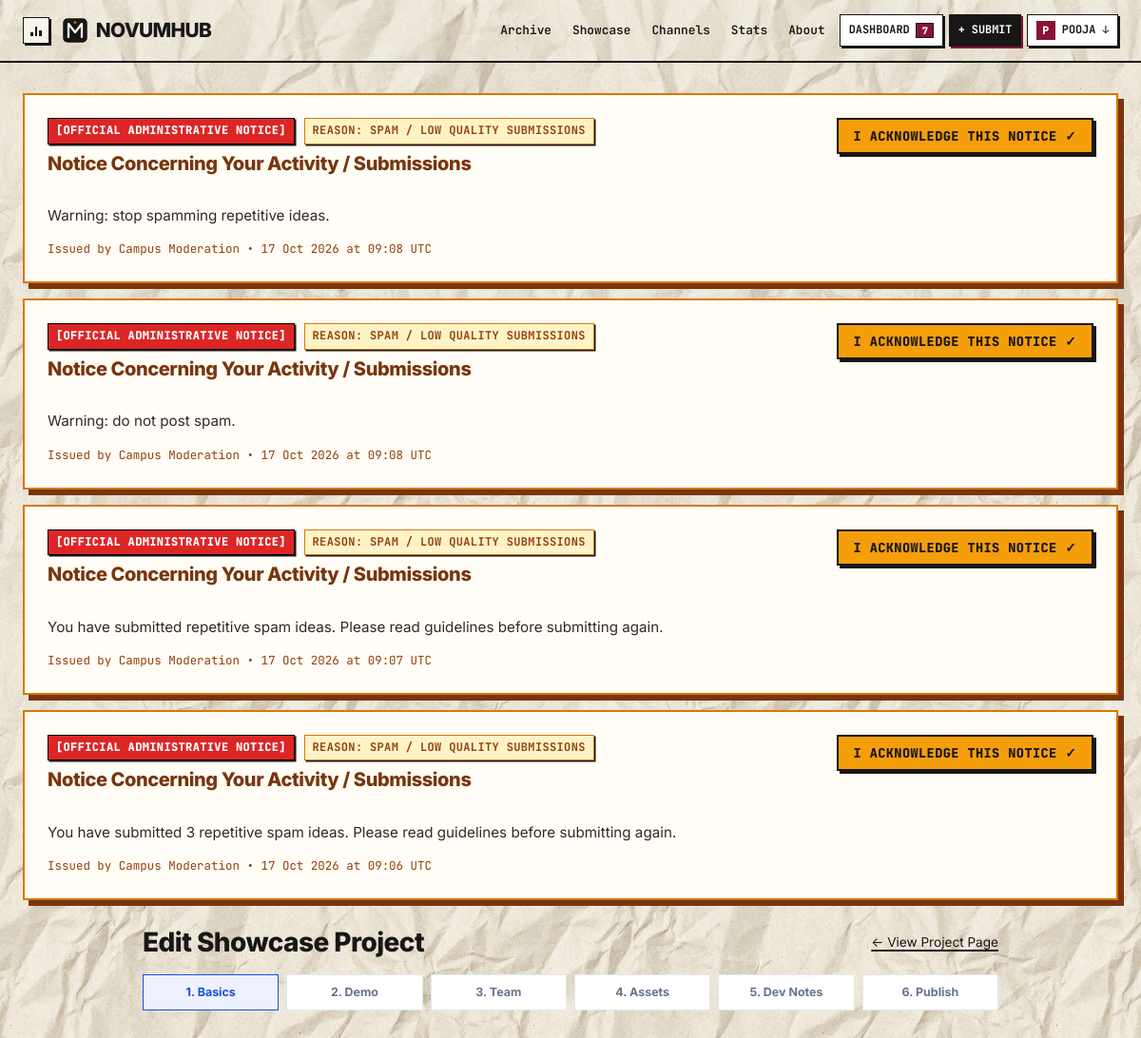
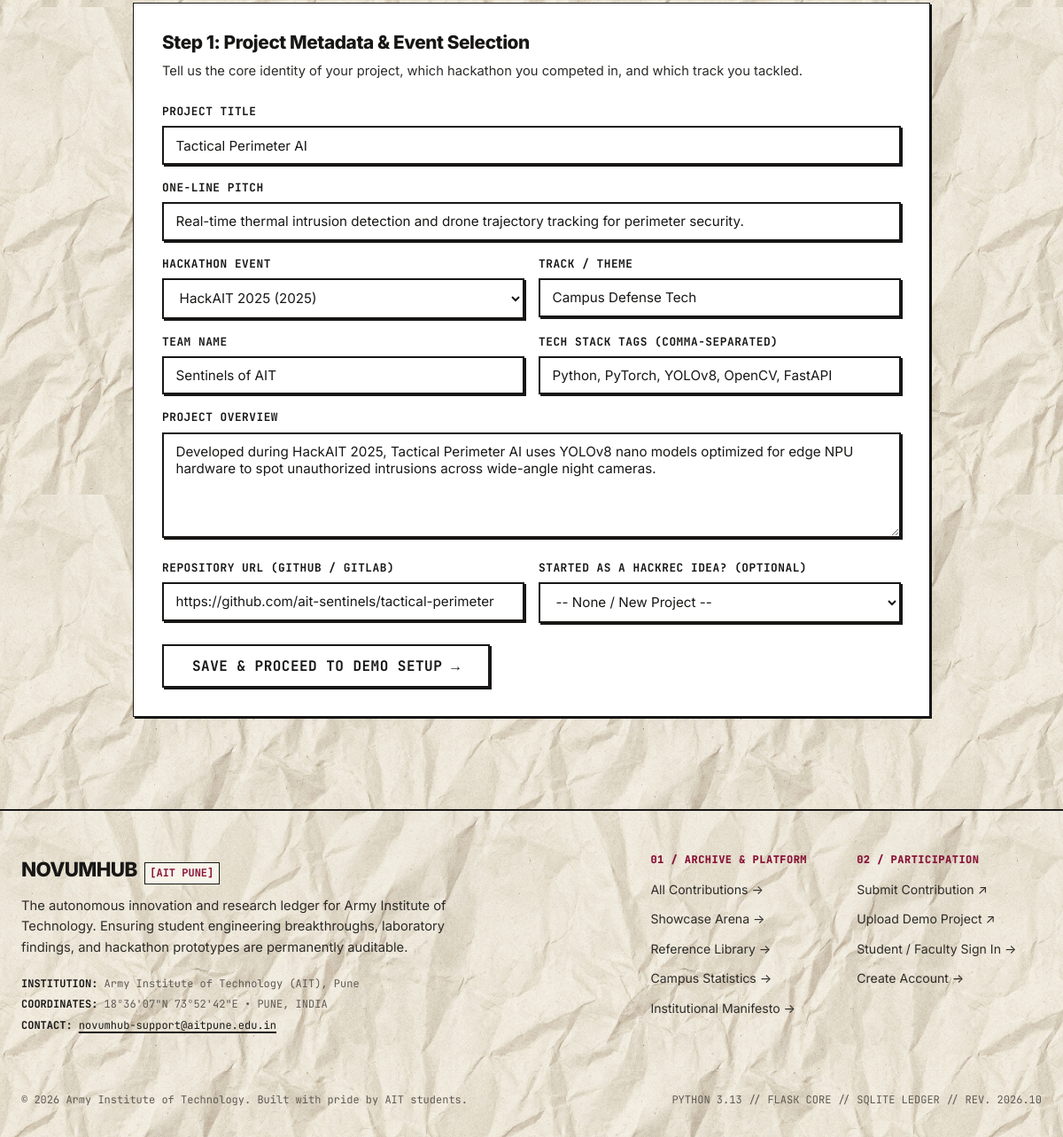
Screenshot of /showcase/2/step/basics (signed in) with the database file from the repository (2 pictures, top to bottom).
### app/models.py (models this page shows, shortened)
class User(UserMixin, db.Model):
    __tablename__ = "users"
    id = db.Column(db.Integer, primary_key=True)
    name = db.Column(db.String(120), nullable=False)
    email = db.Column(db.String(150), unique=True, nullable=False, index=True)
    password_hash = db.Column(db.String(256), nullable=False)
    role = db.Column(db.String(20), nullable=False, default="student")
    department = db.Column(db.String(100), nullable=True)
    year = db.Column(db.String(50), nullable=True)
    roll_no = db.Column(db.String(50), nullable=True)
    registration_no = db.Column(db.String(10), nullable=True)
    created_at = db.Column(db.DateTime, default=utc_now)
    is_banned = db.Column(db.Boolean, default=False, nullable=False)
    ban_reason = db.Column(db.String(255), nullable=True)
    banned_at = db.Column(db.DateTime, nullable=True)
    submissions = db.relationship("Submission", backref="author", lazy="dynamic", foreign_keys="Submission.author_id")
    comments = db.relationship("Comment", backref="author", lazy="dynamic", foreign_keys="Comment.author_id")
    notifications = db.relationship("Notification", backref="user", lazy="dynamic", cascade="all, delete-orphan")
    warnings = db.relationship("UserWarning", backref="user", lazy="select", cascade="all, delete-orphan",
                               foreign_keys="UserWarning.user_id", order_by="UserWarning.created_at.desc()")
    showcase_projects = db.relationship("ShowcaseProject", backref="owner", lazy="dynamic", foreign_keys="ShowcaseProject.owner_id")
    judge_scores = db.relationship("JudgeScore", backref="judge", lazy="dynamic", foreign_keys="JudgeScore.judge_id")
    @property
    def is_reviewer(self) -> bool:
        return self.role in ("reviewer", "admin")
    @property
    def is_judge(self) -> bool:
        return self.role in ("judge", "admin")
    @property
    def is_admin(self) -> bool:
        return self.role == "admin"
    @property
    def active_warnings(self):
        return [w for w in self.warnings if not w.is_acknowledged]

class UserWarning(db.Model):
    __tablename__ = "user_warnings"
    id = db.Column(db.Integer, primary_key=True)
    user_id = db.Column(db.Integer, db.ForeignKey("users.id"), nullable=False, index=True)
    admin_id = db.Column(db.Integer, db.ForeignKey("users.id"), nullable=True)
    category = db.Column(db.String(100), nullable=False, default="Spam / Low Quality")
    message = db.Column(db.Text, nullable=False)
    is_acknowledged = db.Column(db.Boolean, default=False, nullable=False)
    acknowledged_at = db.Column(db.DateTime, nullable=True)
    created_at = db.Column(db.DateTime, default=utc_now)
    admin = db.relationship("User", foreign_keys=[admin_id])

class ShowcaseProject(db.Model):
    __tablename__ = "showcase_projects"
    id = db.Column(db.Integer, primary_key=True)
    event_id = db.Column(db.Integer, db.ForeignKey("hackathon_events.id"), nullable=False, index=True)
    owner_id = db.Column(db.Integer, db.ForeignKey("users.id"), nullable=False, index=True)
    title = db.Column(db.String(200), nullable=False)
    pitch = db.Column(db.String(300), nullable=False)
    description = db.Column(db.Text, nullable=False)
    track = db.Column(db.String(100), nullable=False, default="General")
    team_name = db.Column(db.String(150), nullable=False)
    tech_tags = db.Column(db.String(255), nullable=True, default="")
    repo_url = db.Column(db.String(255), nullable=True)
    demo_mode = db.Column(db.String(50), nullable=False, default="hosted_build")
    demo_entry_path = db.Column(db.String(255), nullable=True)
    demo_external_url = db.Column(db.String(500), nullable=True)
    video_url = db.Column(db.String(500), nullable=True)
    demo_disabled = db.Column(db.Boolean, default=False, nullable=False)
    status = db.Column(db.String(50), nullable=False, default="Draft", index=True)
    is_reference = db.Column(db.Boolean, default=False, nullable=False, index=True)
    is_featured = db.Column(db.Boolean, default=False, nullable=False, index=True)
    linked_submission_id = db.Column(db.Integer, db.ForeignKey("submissions.id"), nullable=True)
    linked_submission = db.relationship("Submission", foreign_keys=[linked_submission_id], backref="linked_projects")
    created_at = db.Column(db.DateTime, default=utc_now, index=True)
    updated_at = db.Column(db.DateTime, default=utc_now, onupdate=utc_now)
    members = db.relationship("ProjectMember", backref="project", lazy="select", cascade="all, delete-orphan")
    assets = db.relationship("ProjectAsset", backref="project", lazy="select", cascade="all, delete-orphan")
    dev_notes = db.relationship("DevNote", backref="project", lazy="select", cascade="all, delete-orphan")
    judge_scores = db.relationship("JudgeScore", backref="project", lazy="select", cascade="all, delete-orphan")
    upvotes = db.relationship("Upvote", backref="showcase_project", lazy="dynamic", cascade="all, delete-orphan",
                             foreign_keys="Upvote.showcase_project_id")
    comments = db.relationship("Comment", backref="showcase_project", lazy="select",
                               order_by="Comment.created_at.asc()", cascade="all, delete-orphan",
                               foreign_keys="Comment.showcase_project_id")
    status_history = db.relationship("StatusChange", backref="showcase_project", lazy="select",
                                     order_by="StatusChange.created_at.asc()", cascade="all, delete-orphan",
                                     foreign_keys="StatusChange.showcase_project_id")
    def can_edit(self, user) -> bool:
        if not user or not user.is_authenticated:
            return False
        if user.is_admin or user.id == self.owner_id:
            return True
        for m in self.members:
            if m.user_id == user.id:
                return True
        return False

### app/showcase/wizard.py (the view, shortened to what this page needs)
@showcase_bp.route("/<int:project_id>/step/basics", methods=["GET", "POST"])
@login_required
def step_basics(project_id: int):
    project = db.get_or_404(ShowcaseProject, project_id)
    check_project_owner(project)
    form = ProjectBasicsForm(obj=project)
    events = HackathonEvent.query.all()
    form.event_id.choices = [(e.id, f"{e.name} ({e.year})") for e in events]
    user_ideas = Submission.query.filter_by(author_id=current_user.id).all()
    form.linked_submission_id.choices = [(0, "-- None / New Project --")] + [
        (s.id, f"#{s.id}: {s.title[:45]}") for s in user_ideas
    ]
    return render_template(
        "showcase/form_wizard.html",
        step=1,
        step_name="Basics",
        form=form,
        project=project
    )

### templates/showcase/form_wizard.html (shortened to what this page needs)
{% extends 'base.html' %}
{% block content %}
<div style="max-width: 900px; margin: 0 auto 3rem auto;">
  <div style="margin-bottom: 2rem;">
    <div style="display: flex; justify-content: space-between; align-items: center; margin-bottom: 1rem;">
      <h2 style="font-size: 1.75rem; font-weight: 800; color: var(--midnight-navy); margin: 0;">
        {% if project %}Edit Showcase Project{% else %}Submit Project Demonstration{% endif %}
      </h2>
      {% if project %}
        <a href="{{ url_for('showcase.detail', project_id=project.id) }}" class="btn-editorial-outline" style="font-size: 0.85rem;">
          &larr; View Project Page
        </a>
      {% endif %}
    </div>
    <div style="display: grid; grid-template-columns: repeat(6, 1fr); gap: 0.5rem; text-align: center; font-size: 0.78rem; font-weight: 700;">
      {% set steps = [
        (1, 'Basics', 'step_basics'),
        (2, 'Demo', 'step_demo'),
        (3, 'Team', 'step_team'),
        (4, 'Assets', 'step_assets'),
        (5, 'Dev Notes', 'step_devnotes'),
        (6, 'Publish', 'step_review')
      ] %}
      {% for s_num, s_label, s_route in steps %}
        {% if project %}
          <a href="{{ url_for('showcase.' ~ s_route, project_id=project.id) }}"
             style="text-decoration: none; padding: 0.5rem 0.2rem; border-radius: var(--radius-sm); border: 1.5px solid {% if step == s_num %}var(--electric-blue){% else %}#E2E8F0{% endif %}; background: {% if step == s_num %}#EEF2FF{% else %}#FFFFFF{% endif %}; color: {% if step == s_num %}var(--electric-blue){% else %}#64748B{% endif %};">
            {{ s_num }}. {{ s_label }}
          </a>
        {% endif %}
      {% endfor %}
    </div>
  </div>
  <div style="background: #FFFFFF; border: 1px solid var(--border-color); border-radius: var(--radius-md); padding: 2rem; box-shadow: var(--shadow-sm);">
    {% if step == 1 %}
      <h3 style="font-size: 1.3rem; font-weight: 800; color: var(--midnight-navy); margin-bottom: 0.5rem;">
        Step 1: Project Metadata & Event Selection
      </h3>
      <p style="color: var(--muted-text); font-size: 0.92rem; margin-bottom: 1.5rem;">
        Tell us the core identity of your project, which hackathon you competed in, and which track you tackled.
      </p>
      <form method="POST">
        <div style="margin-bottom: 1rem;">
          {{ form.title.label }}
          {{ form.title(placeholder="e.g. AIT Campus Navigation Assistant (AR)") }}
        </div>
        <div style="margin-bottom: 1rem;">
          {{ form.pitch.label }}
          {{ form.pitch(placeholder="A one-sentence summary explaining what the project does and who it helps.") }}
        </div>
        <div style="display: grid; grid-template-columns: 1fr 1fr; gap: 1rem; margin-bottom: 1rem;">
          <div>
            {{ form.event_id.label }}
            {{ form.event_id() }}
          </div>
          <div>
            {{ form.track.label }}
            {{ form.track(placeholder="e.g. AI & Automation, Campus Tech, Web3") }}
          </div>
        </div>
        <div style="display: grid; grid-template-columns: 1fr 1fr; gap: 1rem; margin-bottom: 1rem;">
          <div>
            {{ form.team_name.label }}
            {{ form.team_name(placeholder="e.g. CyberKnights") }}
          </div>
          <div>
            {{ form.tech_tags.label }}
            {{ form.tech_tags(placeholder="e.g. Unity, C#, WebGL, Blender") }}
          </div>
        </div>
        <div style="margin-bottom: 1rem;">
          {{ form.description.label }}
          {{ form.description(rows=5, placeholder="Provide a detailed description of your hackathon project, features, and workflow.") }}
        </div>
        <div style="display: grid; grid-template-columns: 1fr 1fr; gap: 1rem; margin-bottom: 1.5rem;">
          <div>
            {{ form.repo_url.label }}
            {{ form.repo_url(placeholder="https://github.com/your-team/project") }}
          </div>
          <div>
            {{ form.linked_submission_id.label }}
            {{ form.linked_submission_id() }}
          </div>
        </div>
        <button type="submit" class="btn-editorial-primary" style="font-size: 1rem; padding: 0.75rem 2rem;">
          Save & Proceed to Demo Setup &rarr;
        </button>
      </form>
    {% endif %}
  </div>
</div>
{% endblock %}

### templates/partials/navbar.html (shortened to what this page needs)
<header class="editorial-header" id="site-header">
  <div class="nav-wrapper">
    <div class="nav-bar">
      <div class="nav-brand-group">
        <div class="nav-music-player compact-player" id="nav-music-player">
          <button type="button" class="music-toggle-btn compact-btn" id="music-toggle-btn" aria-label="Toggle Lo-fi Background Music" title="Background Music: Lofi Synth by ZephiraMusic (Click to play/pause, hover for volume)">
            <span class="music-bars" aria-hidden="true">
              <span class="bar bar-1"></span>
              <span class="bar bar-2"></span>
              <span class="bar bar-3"></span>
            </span>
          </button>
        </div>
        <a href="{{ url_for('main.home') }}" class="brand-link" aria-label="{{ config_data.SITE_NAME }} Home">
          <span class="brand-logo-svg" id="brand-logo-placeholder" title="{{ config_data.SITE_NAME }} Logo">
          </span>
          <span class="brand-title">{{ config_data.SITE_NAME }}</span>
        </a>
      </div>
      <nav class="nav-menu" id="nav-menu" aria-label="Main Navigation">
        <ul class="nav-links">
          <li>
            <a href="{{ url_for('submissions.browse') }}" class="nav-link-item">
              <span class="nav-label">Archive</span>
            </a>
          </li>
          <li>
            <a href="{{ url_for('showcase.home') }}" class="nav-link-item">
              <span class="nav-label">Showcase</span>
            </a>
          </li>
          <li>
            <a href="{{ url_for('main.home') }}#channels" class="nav-link-item">
              <span class="nav-label">Channels</span>
            </a>
          </li>
          <li>
            <a href="{{ url_for('main.stats') }}" class="nav-link-item">
              <span class="nav-label">Stats</span>
            </a>
          </li>
          <li>
            <a href="{{ url_for('main.about') }}" class="nav-link-item">
              <span class="nav-label">About</span>
            </a>
          </li>
        </ul>
        <div class="nav-actions">
          {% if current_user.is_authenticated %}
            <a href="{{ url_for('submissions.dashboard') }}" class="nav-action-link" title="Student Dashboard">
              <span>Dashboard</span>
              {% if unread_notif_count and unread_notif_count > 0 %}
                <span class="notif-badge-pill">{{ unread_notif_count }}</span>
              {% endif %}
            </a>
            <a href="{{ url_for('submissions.submit') }}" class="nav-btn-solid">
              <span>+ Submit</span>
            </a>
            <details class="dropdown user-dropdown">
              <summary class="user-summary-btn" aria-haspopup="true">
                <span class="user-avatar-initial">{{ current_user.name[0] }}</span>
                <span class="user-name-short">{{ current_user.name.split()[0] }}</span>
                <span class="dropdown-caret">&darr;</span>
              </summary>
            </details>
          {% else %}
            <a href="{{ url_for('auth.login') }}" class="nav-action-link">Log In</a>
            <a href="{{ url_for('submissions.submit') }}" class="nav-btn-solid">
              <span>+ Submit</span>
            </a>
          {% endif %}
        </div>
      </nav>
    </div>
  </div>
</header>

### templates/partials/flash_messages.html (shortened to what this page needs)
{% if current_user.is_authenticated and active_user_warnings %}
  <div class="admin-warnings-container" style="margin-bottom: 1.75rem;">
    {% for w in active_user_warnings %}
      <div class="paper-card" style="background: #fffdf5; border: 2.5px solid #d97706; box-shadow: 6px 6px 0px #78350f; padding: 1.5rem; position: relative; margin-bottom: 1rem;">
        <div style="display: flex; justify-content: space-between; align-items: flex-start; gap: 1rem; flex-wrap: wrap;">
          <div style="flex: 1; min-width: 280px;">
            <div style="display: flex; align-items: center; gap: 0.6rem; margin-bottom: 0.5rem; flex-wrap: wrap;">
              <span class="paper-stamp" style="background: #dc2626; color: #ffffff; border-color: #000000; font-weight: 800; font-size: 0.75rem;">
                [OFFICIAL ADMINISTRATIVE NOTICE]
              </span>
              <span class="paper-stamp" style="background: #fef3c7; color: #92400e; border-color: #d97706; font-size: 0.75rem;">
                REASON: {{ w.category }}
              </span>
            </div>
            <h3 style="margin: 0.25rem 0 0.5rem 0; font-size: 1.25rem; font-weight: 800; color: #78350f;">
              Notice Concerning Your Activity / Submissions
            </h3>
            <p style="margin: 0 0 0.85rem 0; color: #2d2b28; font-size: 0.95rem; line-height: 1.55; white-space: pre-line;">
              {{ w.message }}
            </p>
            <div style="font-family: var(--font-mono); font-size: 0.78rem; color: #92400e;">
              Issued by Campus Moderation &bull; {{ w.created_at.strftime('%d %b %Y at %H:%M UTC') }}
            </div>
          </div>
          <div>
            <form method="POST" action="{{ url_for('submissions.acknowledge_warning', warning_id=w.id) }}" style="margin: 0;">
              <button type="submit" class="btn-paper" style="background: #f59e0b; color: #181716; border: 2px solid #181716; box-shadow: 3px 3px 0px #181716; font-weight: 800; font-size: 0.85rem; padding: 0.5rem 1rem; cursor: pointer;">
                I Acknowledge This Notice &check;
              </button>
            </form>
          </div>
        </div>
      </div>
    {% endfor %}
  </div>
{% endif %}

### rows the page displays
User: name "P", name "POOJA"
UserWarning: category "SPAM / LOW QUALITY SUBMISSIONS", message "Warning: stop spamming repetitive ideas.", created_at "17 Oct 2026 at 09:08 UTC"
UserWarning: category "SPAM / LOW QUALITY SUBMISSIONS", message "Warning: do not post spam.", created_at "17 Oct 2026 at 09:08 UTC"
UserWarning: category "SPAM / LOW QUALITY SUBMISSIONS", message "You have submitted repetitive spam ideas. Please read guidelines before submitting again.", created_at "17 Oct 2026 at 09:07 UTC"
UserWarning: category "SPAM / LOW QUALITY SUBMISSIONS", message "You have submitted 3 repetitive spam ideas. Please read guidelines before submitting again.", created_at "17 Oct 2026 at 09:06 UTC"
ShowcaseProject: title "Tactical Perimeter AI", pitch "Real-time thermal intrusion detection and drone trajectory tracking for perimeter security.", event_id "HackAIT 2025 (2025)", track "Campus Defense Tech", team_name "Sentinels of AIT", tech_tags "Python, PyTorch, YOLOv8, OpenCV, FastAPI", description "Developed during HackAIT 2025, Tactical Perimeter AI uses YOLOv8 nano models optimized for edge NPU hardware to spot unauthorized intrusions across wide-angle night cameras.", repo_url "https://github.com/ait-sentinels/tactical-perimeter", linked_submission_id "-- None / New Project --"

### other values shown
{{ config_data.SITE_NAME }} "NOVUMHUB"
{{ unread_notif_count }} "7"
{{ s_num }} "1" "2" "3" "4" "5" "6"
{{ s_label }} "Basics" "Demo" "Team" "Assets" "Dev Notes" "Publish"
{{ config_data.COLLEGE_NAME }} "Army Institute of Technology (AIT), Pune"
{{ config_data.CONTACT_EMAIL }} "novumhub-support@aitpune.edu.in"
{{ config_data.FOOTER_COPYRIGHT }} "© 2026 Army Institute of Technology. Built with pride by AIT students."
